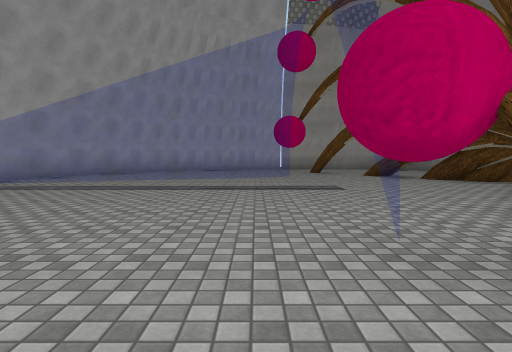
view 1 (above)

12 first-person views from a walk through a scene from a Unity 3-D project. The camera is 1.3 m above the floor, tilts 4° down and sees 80° across. The floor is counted in squares, 2 m on a side. Each view is taken from the middle of a square. On the plan, view 1 faces up. The plan holds only what a view shows up to about 10 squares ahead; the rest is blank. The place goes on beyond the plan. Some animated figures are not drawn. Surface patterns are stand-ins for the level's own textures.

view 2
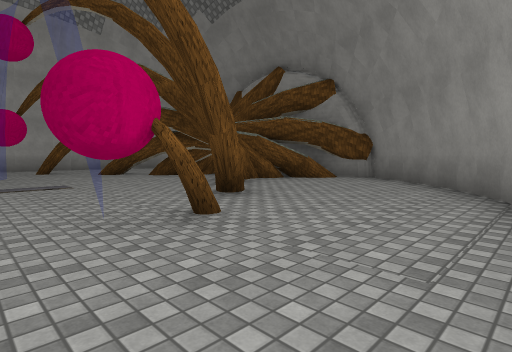

view 3
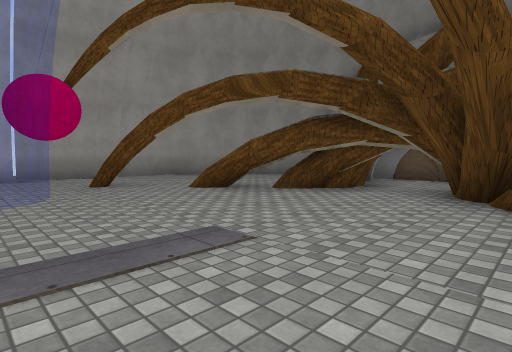

view 4
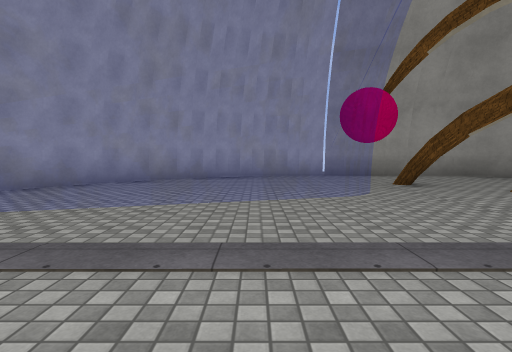

view 5
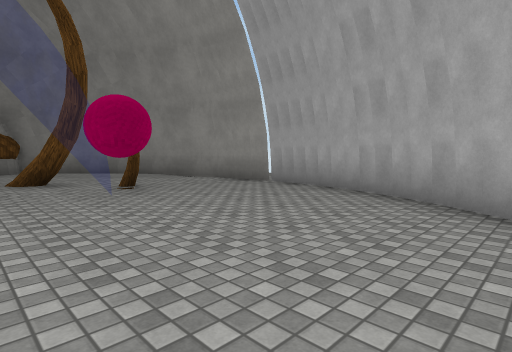

view 6
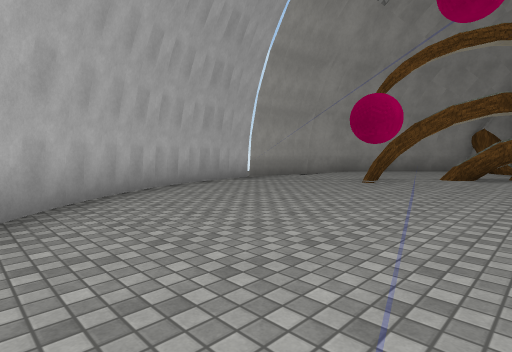

view 7
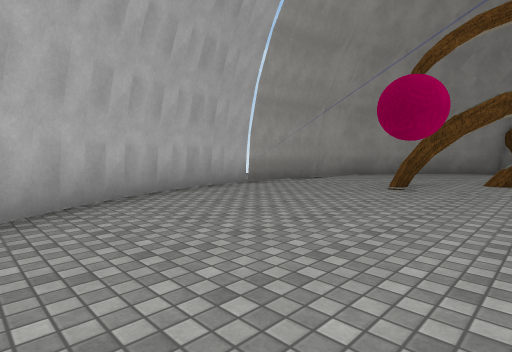

view 8
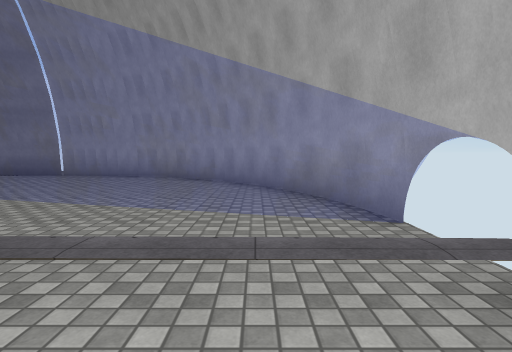

view 9
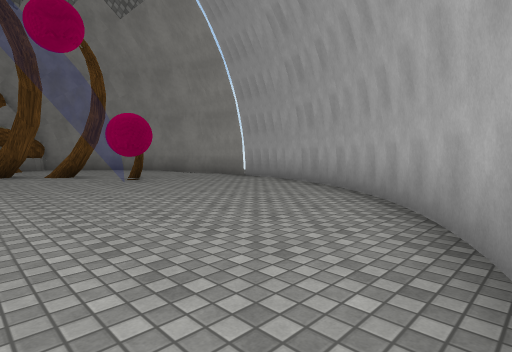

view 10
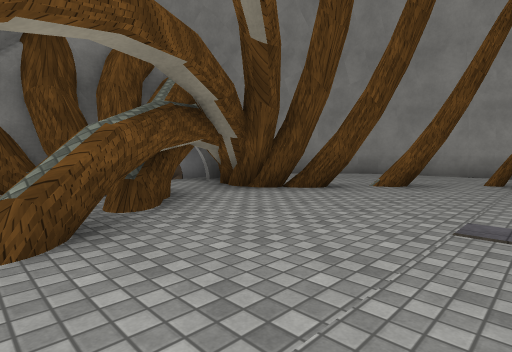

view 11
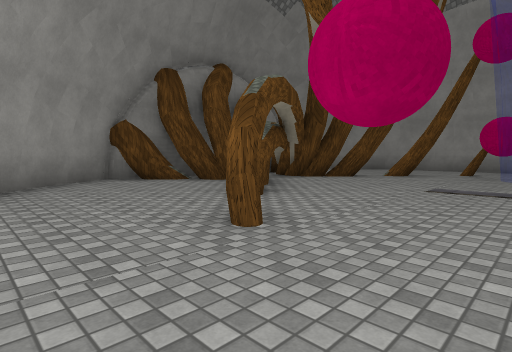

view 12
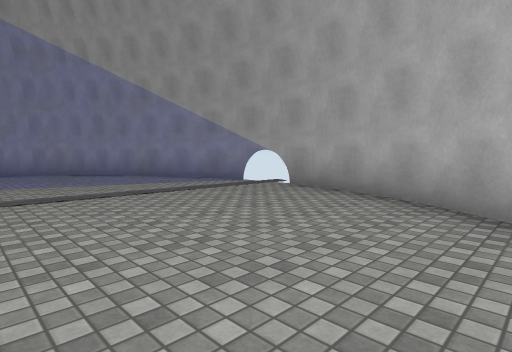

### Floor plan
Key: @ floor where view 1 was taken; # wall or solid block; . floor; = window, fence, low wall or low ledge.
Columns run from 7 left of view 1 to 8 right of it. Each row starts with its distance up from view 1.
 14       #####
 13     =##...####
 12   ###........##
 11   #...........##
 10  ##......#.....#
  9  #.........=...#
  8 ##.........#..##
  7 #...........####
  6 #...........##
  5 #..........#####
  4 ##.........#..##
  3  #........#....#
  2  #......#......#
  1  ##...........##
  0   ##...@.....##
 -1    ###.....###
 -2      #######

Positions as (right, up) in squares from view 1, and headings:
1: (0, 0), facing up
2: (0, -1), facing up-right
3: (0, 4), facing up-right
4: (-1, 4), facing up
5: (-4, 4), facing down-right
6: (-5, 7), facing up-right
7: (-4, 8), facing up-right
8: (-5, 8), facing down
9: (-6, 5), facing down-right
10: (1, 9), facing down-right
11: (0, 12), facing down-right
12: (-1, 11), facing down-left
